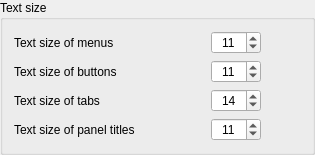
                   <widget class="QGroupBox" name="groupBox_14">
                    <property name="font">
                     <font>
                      <bold>false</bold>
                     </font>
                    </property>
                    <property name="title">
                     <string>Text size</string>
                    </property>
                    <layout class="QGridLayout" name="gridLayout_39">
                     <item row="0" column="0">
                      <layout class="QGridLayout" name="gridLayout_38">
                       <item row="0" column="0">
                        <widget class="QLabel" name="label_32">
                         <property name="minimumSize">
                          <size>
                           <width>191</width>
                           <height>0</height>
                          </size>
                         </property>
                         <property name="text">
                          <string>Text size of menus</string>
                         </property>
                        </widget>
                       </item>
                       <item row="2" column="0">
                        <widget class="QLabel" name="label_34">
                         <property name="text">
                          <string>Text size of tabs</string>
                         </property>
                        </widget>
                       </item>
                       <item row="0" column="1">
                        <widget class="QSpinBox" name="TextSize_Menus">
                         <property name="sizePolicy">
                          <sizepolicy hsizetype="Fixed" vsizetype="Preferred">
                           <horstretch>0</horstretch>
                           <verstretch>0</verstretch>
                          </sizepolicy>
                         </property>
                         <property name="minimumSize">
                          <size>
                           <width>50</width>
                           <height>20</height>
                          </size>
                         </property>
                         <property name="sizeIncrement">
                          <size>
                           <width>0</width>
                           <height>0</height>
                          </size>
                         </property>
                         <property name="baseSize">
                          <size>
                           <width>0</width>
                           <height>0</height>
                          </size>
                         </property>
                         <property name="font">
                          <font>
                           <bold>false</bold>
                          </font>
                         </property>
                         <property name="focusPolicy">
                          <enum>Qt::FocusPolicy::WheelFocus</enum>
                         </property>
                         <property name="frame">
                          <bool>true</bool>
                         </property>
                         <property name="alignment">
                          <set>Qt::AlignmentFlag::AlignCenter</set>
                         </property>
                         <property name="correctionMode">
                          <enum>QAbstractSpinBox::CorrectionMode::CorrectToNearestValue</enum>
                         </property>
                         <property name="showGroupSeparator" stdset="0">
                          <bool>false</bool>
                         </property>
                         <property name="minimum">
                          <number>8</number>
                         </property>
                         <property name="maximum">
                          <number>24</number>
                         </property>
                         <property name="value">
                          <number>11</number>
                         </property>
                         <property name="displayIntegerBase">
                          <number>10</number>
                         </property>
                        </widget>
                       </item>
                       <item row="3" column="0">
                        <widget class="QLabel" name="label_35">
                         <property name="text">
                          <string>Text size of panel titles</string>
                         </property>
                        </widget>
                       </item>
                       <item row="1" column="0">
                        <widget class="QLabel" name="label_33">
                         <property name="text">
                          <string>Text size of buttons</string>
                         </property>
                        </widget>
                       </item>
                       <item row="1" column="1">
                        <widget class="QSpinBox" name="TextSize_Buttons">
                         <property name="font">
                          <font>
                           <bold>false</bold>
                          </font>
                         </property>
                         <property name="alignment">
                          <set>Qt::AlignmentFlag::AlignCenter</set>
                         </property>
                         <property name="correctionMode">
                          <enum>QAbstractSpinBox::CorrectionMode::CorrectToNearestValue</enum>
                         </property>
                         <property name="minimum">
                          <number>8</number>
                         </property>
                         <property name="maximum">
                          <number>24</number>
                         </property>
                         <property name="value">
                          <number>11</number>
                         </property>
                        </widget>
                       </item>
                       <item row="2" column="1">
                        <widget class="QSpinBox" name="TextSize_Tabs">
                         <property name="font">
                          <font>
                           <bold>false</bold>
                          </font>
                         </property>
                         <property name="alignment">
                          <set>Qt::AlignmentFlag::AlignCenter</set>
                         </property>
                         <property name="minimum">
                          <number>8</number>
                         </property>
                         <property name="maximum">
                          <number>24</number>
                         </property>
                         <property name="value">
                          <number>14</number>
                         </property>
                        </widget>
                       </item>
                       <item row="3" column="1">
                        <widget class="QSpinBox" name="TextSize_Panels">
                         <property name="font">
                          <font>
                           <bold>false</bold>
                          </font>
                         </property>
                         <property name="alignment">
                          <set>Qt::AlignmentFlag::AlignCenter</set>
                         </property>
                         <property name="minimum">
                          <number>8</number>
                         </property>
                         <property name="maximum">
                          <number>24</number>
                         </property>
                         <property name="value">
                          <number>11</number>
                         </property>
                        </widget>
                       </item>
                      </layout>
                     </item>
                     <item row="0" column="1">
                      <spacer name="horizontalSpacer_12">
                       <property name="orientation">
                        <enum>Qt::Orientation::Horizontal</enum>
                       </property>
                       <property name="sizeHint" stdset="0">
                        <size>
                         <width>40</width>
                         <height>20</height>
                        </size>
                       </property>
                      </spacer>
                     </item>
                    </layout>
                   </widget>
